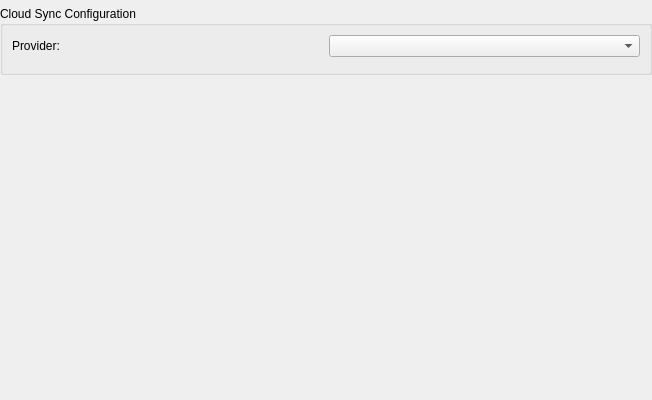
<?xml version="1.0" encoding="UTF-8"?>
<ui version="4.0">
 <class>DatabaseSettingsWidgetCloudSync</class>
 <widget class="QWidget" name="DatabaseSettingsWidgetCloudSync">
  <property name="geometry">
   <rect>
    <x>0</x>
    <y>0</y>
    <width>652</width>
    <height>400</height>
   </rect>
  </property>
  <property name="sizePolicy">
   <sizepolicy hsizetype="MinimumExpanding" vsizetype="Preferred">
    <horstretch>0</horstretch>
    <verstretch>0</verstretch>
   </sizepolicy>
  </property>
  <property name="minimumSize">
   <size>
    <width>450</width>
    <height>0</height>
   </size>
  </property>
  <layout class="QVBoxLayout" name="verticalLayout">
   <property name="sizeConstraint">
    <enum>QLayout::SetMinimumSize</enum>
   </property>
   <property name="leftMargin">
    <number>0</number>
   </property>
   <property name="topMargin">
    <number>0</number>
   </property>
   <property name="rightMargin">
    <number>0</number>
   </property>
   <property name="bottomMargin">
    <number>0</number>
   </property>
   <item>
    <widget class="MessageWidget" name="messageWidget" native="true">
     <property name="sizePolicy">
      <sizepolicy hsizetype="Preferred" vsizetype="Preferred">
       <horstretch>0</horstretch>
       <verstretch>0</verstretch>
      </sizepolicy>
     </property>
    </widget>
   </item>
   <item>
    <widget class="QGroupBox" name="cloudSyncGroupBox">
     <property name="sizePolicy">
      <sizepolicy hsizetype="Preferred" vsizetype="Fixed">
       <horstretch>0</horstretch>
       <verstretch>0</verstretch>
      </sizepolicy>
     </property>
     <property name="title">
      <string>Cloud Sync Configuration</string>
     </property>
     <layout class="QGridLayout" name="mainGridLayout">
      <item row="0" column="0">
       <widget class="QLabel" name="providerLabel">
        <property name="text">
         <string>Provider:</string>
        </property>
       </widget>
      </item>
      <item row="0" column="1">
       <widget class="QComboBox" name="providerComboBox"/>
      </item>
      <item row="1" column="0" colspan="2">
       <widget class="QStackedWidget" name="providerStackedWidget">
        <property name="currentIndex">
         <number>-1</number>
        </property>
       </widget>
      </item>
     </layout>
    </widget>
   </item>
   <item>
    <spacer name="bottomSpacer">
     <property name="orientation">
      <enum>Qt::Vertical</enum>
     </property>
     <property name="sizeHint" stdset="0">
      <size>
       <width>20</width>
       <height>40</height>
      </size>
     </property>
    </spacer>
   </item>
  </layout>
 </widget>
 <customwidgets>
  <customwidget>
   <class>MessageWidget</class>
   <extends>QWidget</extends>
   <header>gui/MessageWidget.h</header>
   <container>1</container>
  </customwidget>
 </customwidgets>
 <resources/>
 <connections/>
</ui>
